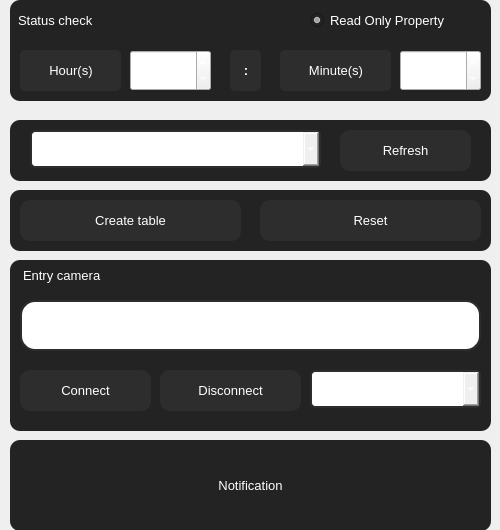
                   <widget class="QFrame" name="frame_3">
                    <property name="minimumSize">
                     <size>
                      <width>0</width>
                      <height>530</height>
                     </size>
                    </property>
                    <property name="maximumSize">
                     <size>
                      <width>16777215</width>
                      <height>530</height>
                     </size>
                    </property>
                    <property name="frameShape">
                     <enum>QFrame::NoFrame</enum>
                    </property>
                    <property name="frameShadow">
                     <enum>QFrame::Raised</enum>
                    </property>
                    <widget class="QLabel" name="label_notification">
                     <property name="geometry">
                      <rect>
                       <x>10</x>
                       <y>440</y>
                       <width>481</width>
                       <height>91</height>
                      </rect>
                     </property>
                     <property name="font">
                      <font>
                       <family>MS Shell Dlg 2</family>
                       <pointsize>10</pointsize>
                       <weight>50</weight>
                       <bold>false</bold>
                      </font>
                     </property>
                     <property name="styleSheet">
                      <string notr="true">QLabel{
	color: rgb(255, 255, 255);
	background-color: rgb(35, 35, 35);
	border-radius: 10px;
}</string>
                     </property>
                     <property name="text">
                      <string>Notification</string>
                     </property>
                     <property name="alignment">
                      <set>Qt::AlignCenter</set>
                     </property>
                     <property name="wordWrap">
                      <bool>true</bool>
                     </property>
                    </widget>
                    <widget class="QLineEdit" name="camera_ip">
                     <property name="geometry">
                      <rect>
                       <x>20</x>
                       <y>300</y>
                       <width>461</width>
                       <height>51</height>
                      </rect>
                     </property>
                     <property name="font">
                      <font>
                       <pointsize>10</pointsize>
                      </font>
                     </property>
                     <property name="styleSheet">
                      <string notr="true">QLineEdit{
	color: rgb(255, 255, 255);
	border: 2px solid  rgb(45, 45, 45);
	border-radius:15px;
	padding-left: 50px;
}

QLineEdit:hover{
	border:2px solid rgb(35, 35, 35);
}

QLineEdit:focus{
	border:2px solid rgb(255, 255, 255);
}</string>
                     </property>
                     <property name="placeholderText">
                      <string>Camera Id/IP ?</string>
                     </property>
                     <property name="clearButtonEnabled">
                      <bool>true</bool>
                     </property>
                    </widget>
                    <widget class="QPushButton" name="btn_connect_detect">
                     <property name="geometry">
                      <rect>
                       <x>20</x>
                       <y>370</y>
                       <width>131</width>
                       <height>41</height>
                      </rect>
                     </property>
                     <property name="font">
                      <font>
                       <pointsize>10</pointsize>
                      </font>
                     </property>
                     <property name="styleSheet">
                      <string notr="true">QPushButton{
	color: rgb(255, 255, 255);
	background-color: rgb(45, 45, 45);
	border:none;
	border-radius: 10px;
}

QPushButton:hover{
	border-radius: 20px;
}

QPushButton:pressed{
	border: 2px solid rgb(255,255,255);	
}</string>
                     </property>
                     <property name="text">
                      <string>Connect</string>
                     </property>
                     <property name="icon">
                      <iconset resource="../resource/asset.qrc">
                       <normaloff>:/icons/asset/video.svg</normaloff>:/icons/asset/video.svg</iconset>
                     </property>
                     <property name="iconSize">
                      <size>
                       <width>30</width>
                       <height>30</height>
                      </size>
                     </property>
                     <property name="flat">
                      <bool>true</bool>
                     </property>
                    </widget>
                    <widget class="QLabel" name="label_27">
                     <property name="geometry">
                      <rect>
                       <x>30</x>
                       <y>310</y>
                       <width>41</width>
                       <height>31</height>
                      </rect>
                     </property>
                     <property name="text">
                      <string/>
                     </property>
                     <property name="pixmap">
                      <pixmap resource="../resource/asset.qrc">:/icons/asset/video.svg</pixmap>
                     </property>
                    </widget>
                    <widget class="QPushButton" name="btn_disconnect">
                     <property name="geometry">
                      <rect>
                       <x>160</x>
                       <y>370</y>
                       <width>141</width>
                       <height>41</height>
                      </rect>
                     </property>
                     <property name="font">
                      <font>
                       <pointsize>10</pointsize>
                      </font>
                     </property>
                     <property name="styleSheet">
                      <string notr="true">QPushButton{
	color: rgb(255, 255, 255);
	background-color: rgb(45, 45, 45);
	border:none;
	border-radius: 10px;
}

QPushButton:hover{
	border-radius: 20px;
}

QPushButton:pressed{
	border: 2px solid rgb(255,255,255);	
}</string>
                     </property>
                     <property name="text">
                      <string>Disconnect</string>
                     </property>
                     <property name="icon">
                      <iconset resource="../resource/asset.qrc">
                       <normaloff>:/icons/asset/video-off.svg</normaloff>:/icons/asset/video-off.svg</iconset>
                     </property>
                     <property name="iconSize">
                      <size>
                       <width>30</width>
                       <height>30</height>
                      </size>
                     </property>
                     <property name="flat">
                      <bool>true</bool>
                     </property>
                    </widget>
                    <widget class="QComboBox" name="comboBox">
                     <property name="geometry">
                      <rect>
                       <x>310</x>
                       <y>370</y>
                       <width>171</width>
                       <height>38</height>
                      </rect>
                     </property>
                     <property name="minimumSize">
                      <size>
                       <width>0</width>
                       <height>38</height>
                      </size>
                     </property>
                     <property name="maximumSize">
                      <size>
                       <width>16777215</width>
                       <height>38</height>
                      </size>
                     </property>
                     <property name="font">
                      <font>
                       <pointsize>10</pointsize>
                      </font>
                     </property>
                     <property name="styleSheet">
                      <string notr="true">QComboBox{
	color: rgb(255, 255, 255);
	border: 2px solid rgb(45, 45, 45);
	padding-left:10px;
	border-radius: 5px;
}</string>
                     </property>
                     <property name="frame">
                      <bool>false</bool>
                     </property>
                    </widget>
                    <widget class="QLabel" name="firstname_23">
                     <property name="geometry">
                      <rect>
                       <x>10</x>
                       <y>260</y>
                       <width>481</width>
                       <height>171</height>
                      </rect>
                     </property>
                     <property name="font">
                      <font>
                       <family>Arial</family>
                       <pointsize>10</pointsize>
                       <weight>50</weight>
                       <bold>false</bold>
                      </font>
                     </property>
                     <property name="styleSheet">
                      <string notr="true">QLabel{
	color: rgb(255, 255, 255);
	background-color: rgb(35, 35, 35);
	border-radius: 10px;
	padding-left:10px;
	padding-top:5px;
}</string>
                     </property>
                     <property name="text">
                      <string>Entry camera</string>
                     </property>
                     <property name="alignment">
                      <set>Qt::AlignLeading|Qt::AlignLeft|Qt::AlignTop</set>
                     </property>
                    </widget>
                    <widget class="QLabel" name="firstname_24">
                     <property name="geometry">
                      <rect>
                       <x>10</x>
                       <y>190</y>
                       <width>481</width>
                       <height>61</height>
                      </rect>
                     </property>
                     <property name="font">
                      <font>
                       <family>Arial</family>
                       <pointsize>10</pointsize>
                       <weight>50</weight>
                       <bold>false</bold>
                      </font>
                     </property>
                     <property name="styleSheet">
                      <string notr="true">QLabel{
	color: rgb(255, 255, 255);
	background-color: rgb(35, 35, 35);
	border-radius: 10px;
	padding-left:10px;
}</string>
                     </property>
                     <property name="text">
                      <string/>
                     </property>
                     <property name="alignment">
                      <set>Qt::AlignLeading|Qt::AlignLeft|Qt::AlignTop</set>
                     </property>
                    </widget>
                    <widget class="QPushButton" name="btn_clear_label">
                     <property name="geometry">
                      <rect>
                       <x>260</x>
                       <y>200</y>
                       <width>221</width>
                       <height>41</height>
                      </rect>
                     </property>
                     <property name="font">
                      <font>
                       <pointsize>10</pointsize>
                      </font>
                     </property>
                     <property name="styleSheet">
                      <string notr="true">QPushButton{
	color: rgb(255, 255, 255);
	background-color: rgb(45, 45, 45);
	border:none;
	border-radius: 10px;
}

QPushButton:hover{
	border-radius: 20px;
}

QPushButton:pressed{
	border: 2px solid rgb(255,255,255);	
}</string>
                     </property>
                     <property name="text">
                      <string>Reset</string>
                     </property>
                     <property name="icon">
                      <iconset resource="../resource/asset.qrc">
                       <normaloff>:/icons/asset/delete.svg</normaloff>:/icons/asset/delete.svg</iconset>
                     </property>
                     <property name="iconSize">
                      <size>
                       <width>30</width>
                       <height>30</height>
                      </size>
                     </property>
                     <property name="flat">
                      <bool>true</bool>
                     </property>
                    </widget>
                    <widget class="QPushButton" name="btn_open_database">
                     <property name="geometry">
                      <rect>
                       <x>20</x>
                       <y>200</y>
                       <width>221</width>
                       <height>41</height>
                      </rect>
                     </property>
                     <property name="font">
                      <font>
                       <pointsize>10</pointsize>
                      </font>
                     </property>
                     <property name="styleSheet">
                      <string notr="true">QPushButton{
	color: rgb(255, 255, 255);
	background-color: rgb(45, 45, 45);
	border:none;
	border-radius: 10px;
}

QPushButton:hover{
	border-radius: 20px;
}

QPushButton:pressed{
	border: 2px solid rgb(255,255,255);	
}</string>
                     </property>
                     <property name="text">
                      <string>Create table</string>
                     </property>
                     <property name="icon">
                      <iconset resource="../resource/asset.qrc">
                       <normaloff>:/icons/asset/database.svg</normaloff>:/icons/asset/database.svg</iconset>
                     </property>
                     <property name="iconSize">
                      <size>
                       <width>30</width>
                       <height>30</height>
                      </size>
                     </property>
                     <property name="flat">
                      <bool>true</bool>
                     </property>
                    </widget>
                    <widget class="QLabel" name="firstname_25">
                     <property name="geometry">
                      <rect>
                       <x>10</x>
                       <y>120</y>
                       <width>481</width>
                       <height>61</height>
                      </rect>
                     </property>
                     <property name="font">
                      <font>
                       <family>Arial</family>
                       <pointsize>10</pointsize>
                       <weight>50</weight>
                       <bold>false</bold>
                      </font>
                     </property>
                     <property name="styleSheet">
                      <string notr="true">QLabel{
	color: rgb(255, 255, 255);
	background-color: rgb(35, 35, 35);
	border-radius: 10px;
	padding-left:10px;
}</string>
                     </property>
                     <property name="text">
                      <string/>
                     </property>
                     <property name="alignment">
                      <set>Qt::AlignLeading|Qt::AlignLeft|Qt::AlignTop</set>
                     </property>
                    </widget>
                    <widget class="QComboBox" name="database_tables">
                     <property name="geometry">
                      <rect>
                       <x>30</x>
                       <y>130</y>
                       <width>291</width>
                       <height>38</height>
                      </rect>
                     </property>
                     <property name="minimumSize">
                      <size>
                       <width>0</width>
                       <height>38</height>
                      </size>
                     </property>
                     <property name="maximumSize">
                      <size>
                       <width>16777215</width>
                       <height>38</height>
                      </size>
                     </property>
                     <property name="font">
                      <font>
                       <pointsize>10</pointsize>
                      </font>
                     </property>
                     <property name="styleSheet">
                      <string notr="true">QComboBox{
	color: rgb(255, 255, 255);
	border: 2px solid rgb(45, 45, 45);
	padding-left:10px;
	border-radius: 5px;
}</string>
                     </property>
                     <property name="frame">
                      <bool>false</bool>
                     </property>
                    </widget>
                    <widget class="QPushButton" name="btn_refresh">
                     <property name="geometry">
                      <rect>
                       <x>340</x>
                       <y>130</y>
                       <width>131</width>
                       <height>41</height>
                      </rect>
                     </property>
                     <property name="font">
                      <font>
                       <pointsize>10</pointsize>
                      </font>
                     </property>
                     <property name="styleSheet">
                      <string notr="true">QPushButton{
	color: rgb(255, 255, 255);
	background-color: rgb(45, 45, 45);
	border:none;
	border-radius: 10px;
}

QPushButton:hover{
	border-radius: 20px;
}

QPushButton:pressed{
	border: 2px solid rgb(255,255,255);	
}</string>
                     </property>
                     <property name="text">
                      <string>Refresh</string>
                     </property>
                     <property name="icon">
                      <iconset resource="../resource/asset.qrc">
                       <normaloff>:/icons/asset/refresh-cw.svg</normaloff>:/icons/asset/refresh-cw.svg</iconset>
                     </property>
                     <property name="iconSize">
                      <size>
                       <width>30</width>
                       <height>30</height>
                      </size>
                     </property>
                     <property name="flat">
                      <bool>true</bool>
                     </property>
                    </widget>
                    <widget class="QLabel" name="firstname_26">
                     <property name="geometry">
                      <rect>
                       <x>10</x>
                       <y>0</y>
                       <width>481</width>
                       <height>101</height>
                      </rect>
                     </property>
                     <property name="font">
                      <font>
                       <family>Arial</family>
                       <pointsize>10</pointsize>
                       <weight>50</weight>
                       <bold>false</bold>
                      </font>
                     </property>
                     <property name="styleSheet">
                      <string notr="true">QLabel{
	color: rgb(255, 255, 255);
	background-color: rgb(35, 35, 35);
	border-radius: 10px;
	padding-left:10px;
}</string>
                     </property>
                     <property name="text">
                      <string/>
                     </property>
                     <property name="alignment">
                      <set>Qt::AlignLeading|Qt::AlignLeft|Qt::AlignTop</set>
                     </property>
                    </widget>
                    <widget class="QLabel" name="status_2">
                     <property name="geometry">
                      <rect>
                       <x>10</x>
                       <y>10</y>
                       <width>111</width>
                       <height>21</height>
                      </rect>
                     </property>
                     <property name="font">
                      <font>
                       <family>MS Shell Dlg 2</family>
                       <pointsize>10</pointsize>
                       <weight>50</weight>
                       <bold>false</bold>
                      </font>
                     </property>
                     <property name="styleSheet">
                      <string notr="true">QLabel{
	color: rgb(255, 255, 255);
	background-color: rgb(35, 35, 35);
	border-radius: 10px;
	padding-left:5px;

}</string>
                     </property>
                     <property name="text">
                      <string>Status check</string>
                     </property>
                     <property name="alignment">
                      <set>Qt::AlignLeading|Qt::AlignLeft|Qt::AlignVCenter</set>
                     </property>
                    </widget>
                    <widget class="QSpinBox" name="late_hour">
                     <property name="geometry">
                      <rect>
                       <x>130</x>
                       <y>50</y>
                       <width>81</width>
                       <height>41</height>
                      </rect>
                     </property>
                     <property name="font">
                      <font>
                       <pointsize>14</pointsize>
                      </font>
                     </property>
                     <property name="styleSheet">
                      <string notr="true">QSpinBox{
color: rgb(255, 255, 255);
}
</string>
                     </property>
                     <property name="readOnly">
                      <bool>false</bool>
                     </property>
                     <property name="maximum">
                      <number>12</number>
                     </property>
                     <property name="value">
                      <number>8</number>
                     </property>
                    </widget>
                    <widget class="QSpinBox" name="late_minutes">
                     <property name="geometry">
                      <rect>
                       <x>400</x>
                       <y>50</y>
                       <width>81</width>
                       <height>41</height>
                      </rect>
                     </property>
                     <property name="font">
                      <font>
                       <pointsize>14</pointsize>
                      </font>
                     </property>
                     <property name="styleSheet">
                      <string notr="true">QSpinBox{
color: rgb(255, 255, 255);
}
</string>
                     </property>
                     <property name="readOnly">
                      <bool>false</bool>
                     </property>
                     <property name="maximum">
                      <number>59</number>
                     </property>
                     <property name="value">
                      <number>30</number>
                     </property>
                    </widget>
                    <widget class="QLabel" name="contact_2">
                     <property name="geometry">
                      <rect>
                       <x>20</x>
                       <y>50</y>
                       <width>101</width>
                       <height>41</height>
                      </rect>
                     </property>
                     <property name="font">
                      <font>
                       <family>MS Shell Dlg 2</family>
                       <pointsize>10</pointsize>
                       <weight>50</weight>
                       <bold>false</bold>
                      </font>
                     </property>
                     <property name="styleSheet">
                      <string notr="true">QLabel{
	color: rgb(255, 255, 255);
	background-color: rgb(45, 45, 45);
	border-radius: 5px;
	padding-left:1px;

}</string>
                     </property>
                     <property name="text">
                      <string>Hour(s)</string>
                     </property>
                     <property name="alignment">
                      <set>Qt::AlignCenter</set>
                     </property>
                    </widget>
                    <widget class="QLabel" name="contact_3">
                     <property name="geometry">
                      <rect>
                       <x>280</x>
                       <y>50</y>
                       <width>111</width>
                       <height>41</height>
                      </rect>
                     </property>
                     <property name="font">
                      <font>
                       <family>MS Shell Dlg 2</family>
                       <pointsize>10</pointsize>
                       <weight>50</weight>
                       <bold>false</bold>
                      </font>
                     </property>
                     <property name="styleSheet">
                      <string notr="true">QLabel{
	color: rgb(255, 255, 255);
	background-color: rgb(45, 45, 45);
	border-radius: 5px;
	padding-left:1px;

}</string>
                     </property>
                     <property name="text">
                      <string>Minute(s)</string>
                     </property>
                     <property name="alignment">
                      <set>Qt::AlignCenter</set>
                     </property>
                    </widget>
                    <widget class="QLabel" name="contact_4">
                     <property name="geometry">
                      <rect>
                       <x>230</x>
                       <y>50</y>
                       <width>31</width>
                       <height>41</height>
                      </rect>
                     </property>
                     <property name="font">
                      <font>
                       <family>MS Shell Dlg 2</family>
                       <pointsize>10</pointsize>
                       <weight>75</weight>
                       <bold>true</bold>
                      </font>
                     </property>
                     <property name="styleSheet">
                      <string notr="true">QLabel{
	color: rgb(255, 255, 255);
	background-color: rgb(45, 45, 45);
	border-radius: 5px;
	padding-left:1px;

}</string>
                     </property>
                     <property name="text">
                      <string>:</string>
                     </property>
                     <property name="alignment">
                      <set>Qt::AlignCenter</set>
                     </property>
                    </widget>
                    <widget class="QRadioButton" name="read_only_property">
                     <property name="geometry">
                      <rect>
                       <x>310</x>
                       <y>10</y>
                       <width>171</width>
                       <height>20</height>
                      </rect>
                     </property>
                     <property name="font">
                      <font>
                       <pointsize>10</pointsize>
                      </font>
                     </property>
                     <property name="styleSheet">
                      <string notr="true">color: rgb(255, 255, 255);
background-color: rgb(35, 35, 35);</string>
                     </property>
                     <property name="text">
                      <string>Read Only Property</string>
                     </property>
                     <property name="checked">
                      <bool>true</bool>
                     </property>
                    </widget>
                    <zorder>firstname_23</zorder>
                    <zorder>label_notification</zorder>
                    <zorder>camera_ip</zorder>
                    <zorder>btn_connect_detect</zorder>
                    <zorder>label_27</zorder>
                    <zorder>btn_disconnect</zorder>
                    <zorder>comboBox</zorder>
                    <zorder>firstname_24</zorder>
                    <zorder>btn_clear_label</zorder>
                    <zorder>btn_open_database</zorder>
                    <zorder>firstname_25</zorder>
                    <zorder>database_tables</zorder>
                    <zorder>btn_refresh</zorder>
                    <zorder>firstname_26</zorder>
                    <zorder>status_2</zorder>
                    <zorder>late_hour</zorder>
                    <zorder>late_minutes</zorder>
                    <zorder>contact_2</zorder>
                    <zorder>contact_3</zorder>
                    <zorder>contact_4</zorder>
                    <zorder>read_only_property</zorder>
                   </widget>
